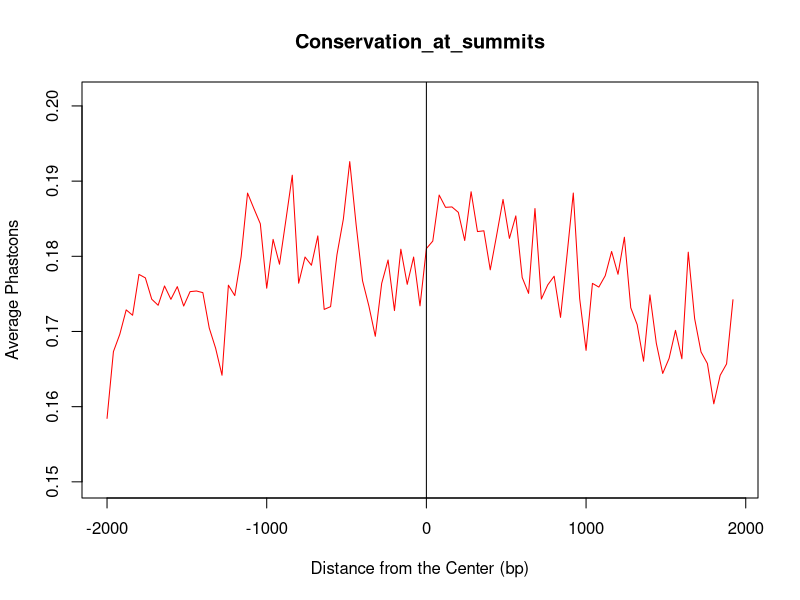
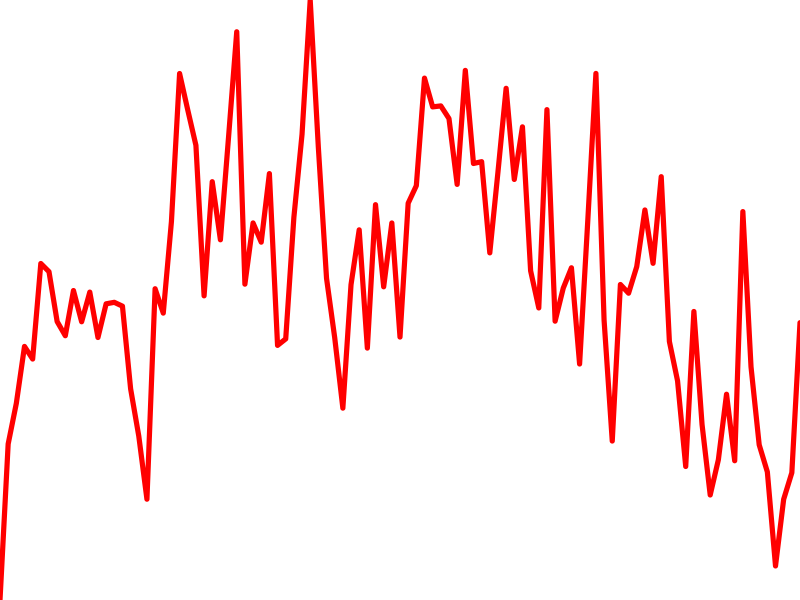

Generate these figures, in order, with R:
sink(file=file("/dev/null", "w"), type="message")
sink(file=file("/dev/null", "w"), type="output")
x<-c(-2000,-1960,-1920,-1880,-1840,-1800,-1760,-1720,-1680,-1640,-1600,-1560,-1520,-1480,-1440,-1400,-1360,-1320,-1280,-1240,-1200,-1160,-1120,-1080,-1040,-1000,-960,-920,-880,-840,-800,-760,-720,-680,-640,-600,-560,-520,-480,-440,-400,-360,-320,-280,-240,-200,-160,-120,-80,-40,0,40,80,120,160,200,240,280,320,360,400,440,480,520,560,600,640,680,720,760,800,840,880,920,960,1000,1040,1080,1120,1160,1200,1240,1280,1320,1360,1400,1440,1480,1520,1560,1600,1640,1680,1720,1760,1800,1840,1880,1920)
y0<-c(0.1584374956184901,0.1673205415191567,0.16963173501495366,0.17287208879735597,0.17215695091807712,0.1775932878324406,0.17712955506142852,0.17428962244871013,0.1734837338026796,0.17605365088175237,0.17427872451547957,0.17596441074132316,0.17338352544491145,0.17529927672608903,0.17538451271817604,0.17516594797936677,0.17046275427564986,0.1677700868921341,0.16417749102162268,0.17615629786352746,0.17477154230953226,0.17998085957411614,0.18840967536352926,0.18633554231346633,0.18432262421052523,0.17575503205917184,0.18225094508329442,0.17894587089881156,0.1848037760094794,0.1907853275008896,0.17641968872234223,0.17990249675404138,0.17881060795044867,0.18271167715286116,0.1729341964041414,0.17330250219986015,0.18022237283978443,0.18495197948089864,0.1925958532585799,0.1841862062124054,0.17675337510544312,0.17337555257887008,0.16936157172324773,0.17639060020809205,0.1795091554577438,0.17278024796969674,0.1809423163281193,0.17626952990221473,0.17990045173496433,0.17340849484389712,0.1810274494779254,0.1820239579359145,0.18814687144107795,0.18651092479960393,0.1865660541293336,0.18584549472063583,0.18210020192386805,0.18858671673136423,0.18328858803253142,0.18339099005861922,0.17820144336151425,0.1828046356444854,0.18756657556067896,0.18238148521230982,0.18537285839357362,0.17717941067288662,0.17506603750327324,0.18635283988274504,0.17431246872801218,0.17619424408256484,0.1773496274605838,0.17187422793185156,0.18000621624852184,0.18841403920986458,0.17436472283785379,0.16748865702501486,0.1763981931180777,0.17590455213917255,0.1774142039556054,0.18064038908410646,0.17760641229554364,0.18253633815285317,0.17315453284257418,0.17091514674536243,0.1660394896021216,0.17486188135970454,0.1684318094956397,0.16441704652132824,0.16642153021206899,0.17015016819387424,0.16636667812873604,0.18054812019824912,0.17171033476997835,0.16727402155135015,0.16572910191005277,0.16037684637385596,0.16417314883850373,0.16568519370808313,0.17422389224096294)
ymax <- max(y0)
ymin <- min(y0)
yquart <- (ymax-ymin)/4
png("EPS8C_1trim_analysis/conserv/EPS_8C_1_1.rep1/EPS_8C_1_1.rep1_conserv.png",height=10,width=10, unit='in', res=300, bg=FALSE)
plot(x,y0,type="l",col=rainbow(1)[1],main="Conservation_at_summits",xlab="Distance from the Center (bp)",ylab="Average Phastcons",ylim=c(ymin-yquart,ymax+yquart))
abline(v=0)
dev.off()
png("EPS8C_1trim_analysis/conserv/EPS_8C_1_1.rep1/EPS_8C_1_1.rep1_conserv_thumb.png",height=85,width=85, unit='px')
par(mar=c(0,0,0,0))
plot(x,y0,type='l',col=rainbow(1)[1],bty='n', lwd=5, xaxs='i', yaxs='i', ann=FALSE, xaxt='n', yaxt='n', bty='n')
dev.off()
